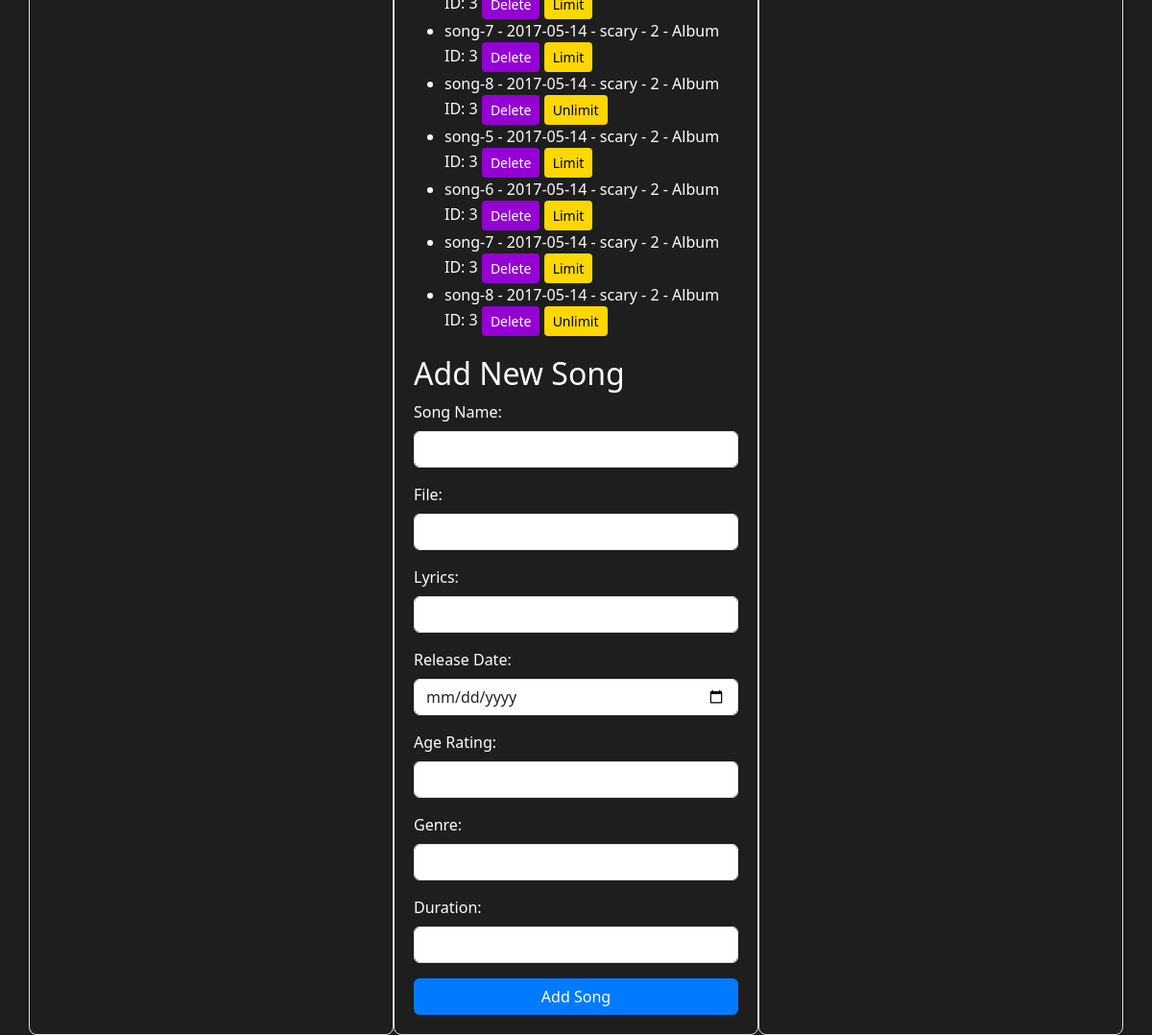
The app's page /artist_page (signed in, lower part), older data.
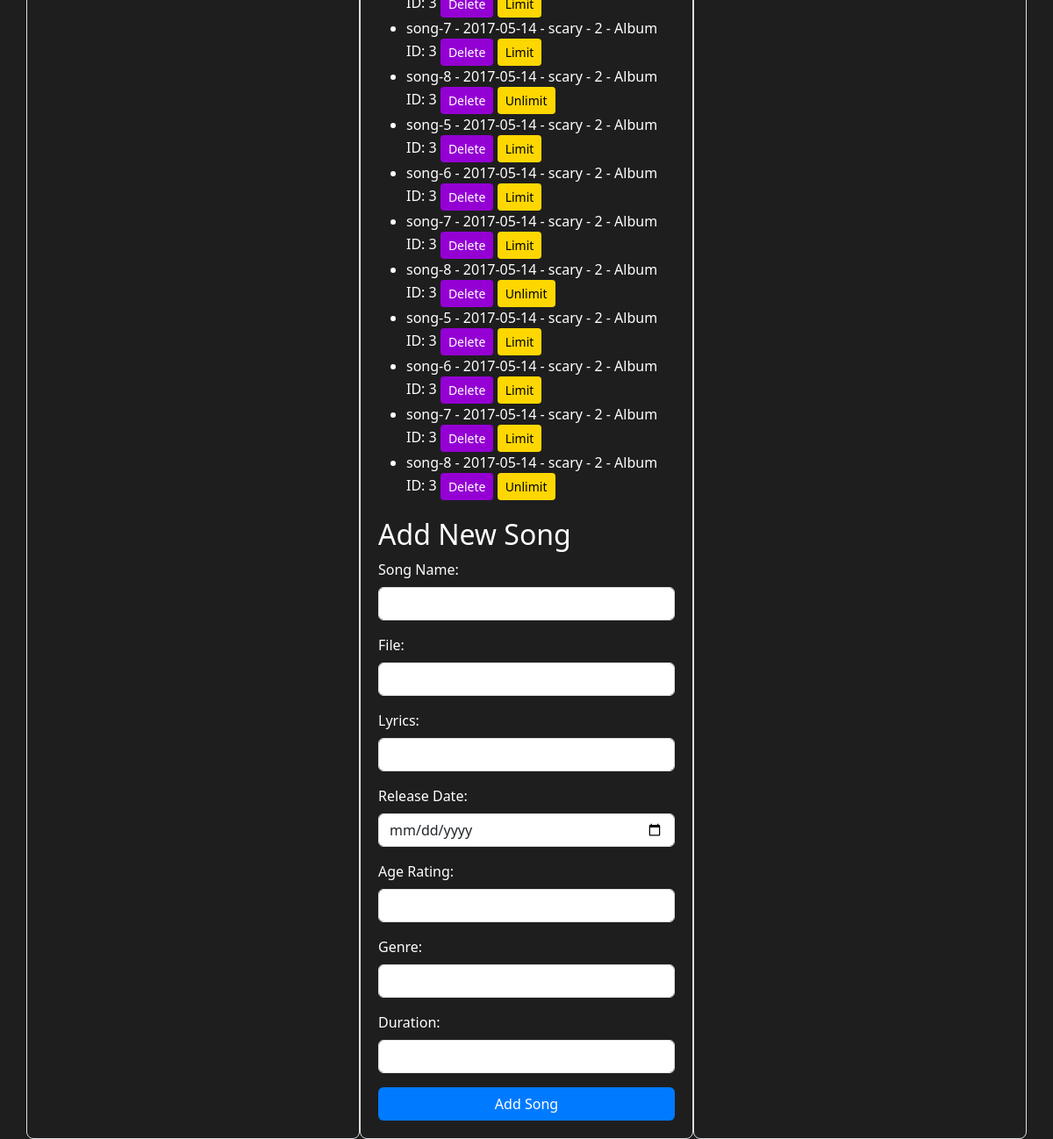
The same page, newer data.
### tables this page shows
CREATE TABLE SONGS (
                song_id INTEGER PRIMARY KEY AUTOINCREMENT,
                album_id INTEGER,
                name TEXT,
                file TEXT,
                lyrics TEXT,
                release_date DATE,
                age_rating INTEGER CHECK(age_rating >= 9 AND age_rating <= 120),
                genre TEXT,
                duration INTEGER,
                is_limited BOOLEAN DEFAULT 0,
                user_id TEXT,
                FOREIGN KEY (album_id) REFERENCES ALBUM (album_id),
                FOREIGN KEY (user_id) REFERENCES USERS (user_id)
            );

### app.py (the view, shortened to what this page needs)
@app.route("/artist_page", methods=["GET", "POST"])
def artist_page():
    if "user_id" in session and session.get("is_artist"):
        user_id = session["user_id"]
        try:
            with sqlite3.connect("database.db") as connect:
                cursor = connect.cursor()
                cursor.execute(
                    "SELECT concert_id, name, date, price, ticket_number FROM concerts WHERE user_id = ?",
                    (user_id,),
                )
                concerts = cursor.fetchall()
                cursor.execute(
                    "SELECT song_id, name, album_id, release_date, genre, duration, is_limited FROM songs WHERE user_id = ?",
                    (user_id,),
                )
                songs = cursor.fetchall()
                cursor.execute(
                    "SELECT album_id, name, release_date, genre FROM ALBUM WHERE user_id = ?",
                    (user_id,),
                )
                albums = cursor.fetchall()
            return render_template(
                "artist.html",
                concerts=concerts,
                songs=songs,
                albums=albums,
                user_id=user_id,
            )
        except Exception as e:
            logging.error(f"Error fetching artist page: {e}")
            flash("An error occurred while fetching the artist page.")
            return redirect(url_for("user"))
    else:
        flash("Access denied: You are not an artist.")
        return redirect(url_for("user"))

### templates/artist.html (shortened to what this page needs)
<!DOCTYPE html>
<html lang="en">
  <head>
    <link
      href="https://stackpath.bootstrapcdn.com/bootstrap/4.5.2/css/bootstrap.min.css"
      rel="stylesheet"
    />
    <link
      href="https://cdn.jsdelivr.net/npm/bootstrap@5.3.3/dist/css/bootstrap.min.css"
      rel="stylesheet"
    />
  </head>
  <body>
    <div class="container">
      <div class="row">
        <div class="col-md-4 grid-item">
        </div>
        <div class="col-md-4 grid-item">
          <ul>
            {% for song in songs %}
            <li>
              {{ song[1] }} - {{ song[3] }} - {{ song[4] }} - {{ song[5] }} -
              Album ID: {{ song[2] }}
              <form
                action="{{ url_for('artist_page') }}"
                method="POST"
                class="d-inline"
              >
                <button class="btn btn-delete btn-sm" type="submit">
                  Delete
                </button>
              </form>
              <form
                action="{{ url_for('artist_page') }}"
                method="POST"
                class="d-inline"
              >
                <button class="btn btn-toggle btn-sm">
                  {{ 'Limit' if not song[6] else 'Unlimit' }}
                </button>
              </form>
            </li>
            {% endfor %}
          </ul>
          <div class="form-container">
            <h2>Add New Song</h2>
            <form action="{{ url_for('artist_page') }}" method="POST">
              <div class="form-group">
                <label for="song_name">Song Name:</label>
                <input
                  type="text"
                  id="song_name"
                  name="song_name"
                  class="form-control"
                  required
                />
              </div>
              <div class="form-group">
                <label for="file">File:</label>
                <input
                  type="text"
                  id="file"
                  name="file"
                  class="form-control"
                  required
                />
              </div>
              <div class="form-group">
                <label for="lyrics">Lyrics:</label>
                <input
                  type="text"
                  id="lyrics"
                  name="lyrics"
                  class="form-control"
                  required
                />
              </div>
              <div class="form-group">
                <label for="release_date">Release Date:</label>
                <input
                  type="date"
                  id="release_date"
                  name="release_date"
                  class="form-control"
                  value="{{ current_date }}"
                  required
                />
              </div>
              <div class="form-group">
                <label for="age_rating">Age Rating:</label>
                <input
                  type="number"
                  id="age_rating"
                  name="age_rating"
                  class="form-control"
                  required
                />
              </div>
              <div class="form-group">
                <label for="genre">Genre:</label>
                <input
                  type="text"
                  id="genre"
                  name="genre"
                  class="form-control"
                  required
                />
              </div>
              <div class="form-group">
                <label for="duration">Duration:</label>
                <input
                  type="number"
                  id="duration"
                  name="duration"
                  class="form-control"
                  required
                />
              </div>
              <button class="btn btn-submit btn-block" type="submit">
                Add Song
              </button>
            </form>
          </div>
        </div>
        <div class="col-md-4 grid-item">
        </div>
      </div>
    </div>
  </body>
</html>

### templates/artist.html (style rules this page uses)
body { background-color: #1e1e1f; color: #ffffff; }
.container { margin-top: 20px; }
.grid-item { background-color: #1e1e1f; padding: 20px; border: 1px solid #dee2e6; border-radius: 8px; box-shadow: 0 2px 4px rgba(0, 0, 0, 0.1); }
.form-container { margin-top: 20px; }
.btn-delete { background-color: #9400d3; color: white; }
.btn-add-song, .btn-submit { background-color: #007bff; color: white; }
.btn-toggle { background-color: #ffd700; color: black; }

Row changes from the older to the newer data that the page shows:
added SONGS: name "song-5", release_date "2017-05-14", genre "scary", duration "2", album "3", is_limited "Limit"
added SONGS: name "song-6", release_date "2017-05-14", genre "scary", duration "2", album "3", is_limited "Limit"
added SONGS: name "song-7", release_date "2017-05-14", genre "scary", duration "2", album "3", is_limited "Limit"
added SONGS: name "song-8", release_date "2017-05-14", genre "scary", duration "2", album "3", is_limited "Unlimit"
